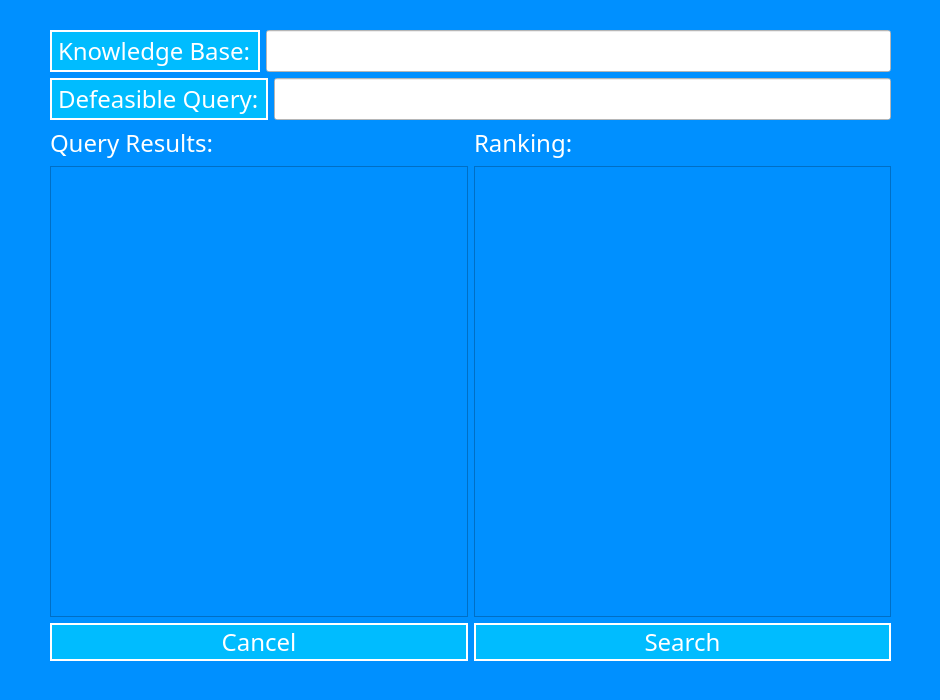
<?xml version="1.0" encoding="UTF-8"?>
<ui version="4.0">
 <class>Dialog</class>
 <widget class="QDialog" name="Dialog">
  <property name="geometry">
   <rect>
    <x>0</x>
    <y>0</y>
    <width>940</width>
    <height>700</height>
   </rect>
  </property>
  <property name="palette">
   <palette>
    <active>
     <colorrole role="WindowText">
      <brush brushstyle="SolidPattern">
       <color alpha="255">
        <red>255</red>
        <green>255</green>
        <blue>255</blue>
       </color>
      </brush>
     </colorrole>
     <colorrole role="Button">
      <brush brushstyle="SolidPattern">
       <color alpha="255">
        <red>0</red>
        <green>144</green>
        <blue>255</blue>
       </color>
      </brush>
     </colorrole>
     <colorrole role="Mid">
      <brush brushstyle="SolidPattern">
       <color alpha="255">
        <red>124</red>
        <green>106</green>
        <blue>201</blue>
       </color>
      </brush>
     </colorrole>
     <colorrole role="Text">
      <brush brushstyle="SolidPattern">
       <color alpha="255">
        <red>255</red>
        <green>255</green>
        <blue>255</blue>
       </color>
      </brush>
     </colorrole>
     <colorrole role="ButtonText">
      <brush brushstyle="SolidPattern">
       <color alpha="255">
        <red>255</red>
        <green>255</green>
        <blue>255</blue>
       </color>
      </brush>
     </colorrole>
     <colorrole role="Base">
      <brush brushstyle="SolidPattern">
       <color alpha="255">
        <red>0</red>
        <green>144</green>
        <blue>255</blue>
       </color>
      </brush>
     </colorrole>
     <colorrole role="Window">
      <brush brushstyle="SolidPattern">
       <color alpha="255">
        <red>0</red>
        <green>144</green>
        <blue>255</blue>
       </color>
      </brush>
     </colorrole>
     <colorrole role="PlaceholderText">
      <brush brushstyle="SolidPattern">
       <color alpha="255">
        <red>255</red>
        <green>255</green>
        <blue>255</blue>
       </color>
      </brush>
     </colorrole>
    </active>
    <inactive>
     <colorrole role="WindowText">
      <brush brushstyle="SolidPattern">
       <color alpha="255">
        <red>255</red>
        <green>255</green>
        <blue>255</blue>
       </color>
      </brush>
     </colorrole>
     <colorrole role="Button">
      <brush brushstyle="SolidPattern">
       <color alpha="255">
        <red>0</red>
        <green>144</green>
        <blue>255</blue>
       </color>
      </brush>
     </colorrole>
     <colorrole role="Mid">
      <brush brushstyle="SolidPattern">
       <color alpha="255">
        <red>169</red>
        <green>169</green>
        <blue>169</blue>
       </color>
      </brush>
     </colorrole>
     <colorrole role="Text">
      <brush brushstyle="SolidPattern">
       <color alpha="255">
        <red>255</red>
        <green>255</green>
        <blue>255</blue>
       </color>
      </brush>
     </colorrole>
     <colorrole role="ButtonText">
      <brush brushstyle="SolidPattern">
       <color alpha="255">
        <red>255</red>
        <green>255</green>
        <blue>255</blue>
       </color>
      </brush>
     </colorrole>
     <colorrole role="Base">
      <brush brushstyle="SolidPattern">
       <color alpha="255">
        <red>0</red>
        <green>144</green>
        <blue>255</blue>
       </color>
      </brush>
     </colorrole>
     <colorrole role="Window">
      <brush brushstyle="SolidPattern">
       <color alpha="255">
        <red>0</red>
        <green>144</green>
        <blue>255</blue>
       </color>
      </brush>
     </colorrole>
     <colorrole role="PlaceholderText">
      <brush brushstyle="SolidPattern">
       <color alpha="255">
        <red>255</red>
        <green>255</green>
        <blue>255</blue>
       </color>
      </brush>
     </colorrole>
    </inactive>
    <disabled>
     <colorrole role="WindowText">
      <brush brushstyle="SolidPattern">
       <color alpha="255">
        <red>255</red>
        <green>255</green>
        <blue>255</blue>
       </color>
      </brush>
     </colorrole>
     <colorrole role="Button">
      <brush brushstyle="SolidPattern">
       <color alpha="255">
        <red>0</red>
        <green>144</green>
        <blue>255</blue>
       </color>
      </brush>
     </colorrole>
     <colorrole role="Mid">
      <brush brushstyle="SolidPattern">
       <color alpha="255">
        <red>124</red>
        <green>106</green>
        <blue>201</blue>
       </color>
      </brush>
     </colorrole>
     <colorrole role="Text">
      <brush brushstyle="SolidPattern">
       <color alpha="255">
        <red>255</red>
        <green>255</green>
        <blue>255</blue>
       </color>
      </brush>
     </colorrole>
     <colorrole role="ButtonText">
      <brush brushstyle="SolidPattern">
       <color alpha="255">
        <red>255</red>
        <green>255</green>
        <blue>255</blue>
       </color>
      </brush>
     </colorrole>
     <colorrole role="Base">
      <brush brushstyle="SolidPattern">
       <color alpha="255">
        <red>0</red>
        <green>144</green>
        <blue>255</blue>
       </color>
      </brush>
     </colorrole>
     <colorrole role="Window">
      <brush brushstyle="SolidPattern">
       <color alpha="255">
        <red>0</red>
        <green>144</green>
        <blue>255</blue>
       </color>
      </brush>
     </colorrole>
     <colorrole role="PlaceholderText">
      <brush brushstyle="SolidPattern">
       <color alpha="255">
        <red>255</red>
        <green>255</green>
        <blue>255</blue>
       </color>
      </brush>
     </colorrole>
    </disabled>
   </palette>
  </property>
  <property name="font">
   <font>
    <family>American Typewriter</family>
    <pointsize>18</pointsize>
    <italic>false</italic>
    <bold>false</bold>
   </font>
  </property>
  <property name="mouseTracking">
   <bool>false</bool>
  </property>
  <property name="windowTitle">
   <string>RCWindow</string>
  </property>
  <property name="windowIcon">
   <iconset theme="accessories-text-editor">
    <normaloff>.</normaloff>.</iconset>
  </property>
  <property name="styleSheet">
   <string notr="true">background-color:rgb(0, 144, 255);
color: rgb(255, 255, 255); 
font: 18pt &quot;American Typewriter&quot;;</string>
  </property>
  <widget class="QWidget" name="verticalLayoutWidget">
   <property name="geometry">
    <rect>
     <x>50</x>
     <y>30</y>
     <width>841</width>
     <height>631</height>
    </rect>
   </property>
   <layout class="QVBoxLayout" name="verticalLayout">
    <item>
     <layout class="QHBoxLayout" name="horizontalLayout_3">
      <item>
       <widget class="QLabel" name="label_2">
        <property name="styleSheet">
         <string notr="true">background-color: rgb(0, 188, 255);
border: 2px solid rgb(255, 255, 255);
box-shadow: 5px 10px;</string>
        </property>
        <property name="text">
         <string>Knowledge Base:</string>
        </property>
       </widget>
      </item>
      <item>
       <widget class="QLineEdit" name="lineEdit_3">
        <property name="font">
         <font>
          <family>American Typewriter</family>
          <pointsize>18</pointsize>
          <italic>false</italic>
          <bold>false</bold>
         </font>
        </property>
        <property name="styleSheet">
         <string notr="true">background-color: rgb(255, 255, 255);</string>
        </property>
       </widget>
      </item>
     </layout>
    </item>
    <item>
     <layout class="QHBoxLayout" name="horizontalLayout_2">
      <item>
       <widget class="QLabel" name="label">
        <property name="styleSheet">
         <string notr="true">background-color: rgb(0, 188, 255);
border: 2px solid rgb(255, 255, 255);
box-shadow: 5px 10px;</string>
        </property>
        <property name="text">
         <string>Defeasible Query:</string>
        </property>
       </widget>
      </item>
      <item>
       <widget class="QLineEdit" name="lineEdit">
        <property name="font">
         <font>
          <family>American Typewriter</family>
          <pointsize>18</pointsize>
          <italic>false</italic>
          <bold>false</bold>
         </font>
        </property>
        <property name="styleSheet">
         <string notr="true">background-color: rgb(255, 255, 255);</string>
        </property>
       </widget>
      </item>
     </layout>
    </item>
    <item>
     <layout class="QGridLayout" name="gridLayout">
      <item row="0" column="0">
       <widget class="QLabel" name="label_3">
        <property name="text">
         <string>Query Results:</string>
        </property>
       </widget>
      </item>
      <item row="0" column="1">
       <widget class="QLabel" name="label_4">
        <property name="text">
         <string>Ranking:</string>
        </property>
       </widget>
      </item>
      <item row="1" column="0">
       <widget class="QTextBrowser" name="textBrowser"/>
      </item>
      <item row="1" column="1">
       <widget class="QTextBrowser" name="textBrowser_2"/>
      </item>
     </layout>
    </item>
    <item>
     <layout class="QHBoxLayout" name="horizontalLayout_4">
      <item>
       <widget class="QPushButton" name="pushButton_2">
        <property name="styleSheet">
         <string notr="true">background-color: rgb(0, 188, 255);
border: 2px solid rgb(255, 255, 255);</string>
        </property>
        <property name="text">
         <string>Cancel</string>
        </property>
       </widget>
      </item>
      <item>
       <widget class="QPushButton" name="pushButton">
        <property name="styleSheet">
         <string notr="true">background-color: rgb(0, 188, 255);
border: 2px solid rgb(255, 255, 255);
box-shadow: 5px 10px rgb(0, 0, 0);</string>
        </property>
        <property name="text">
         <string>Search</string>
        </property>
       </widget>
      </item>
     </layout>
    </item>
   </layout>
  </widget>
 </widget>
 <resources/>
 <connections/>
</ui>
